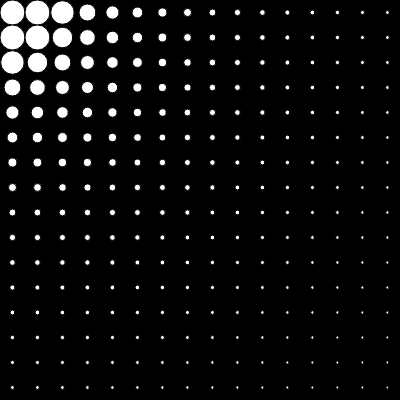
Frame 1 (no input)
Frame 60 (no input): identical to frame 1, image omitted
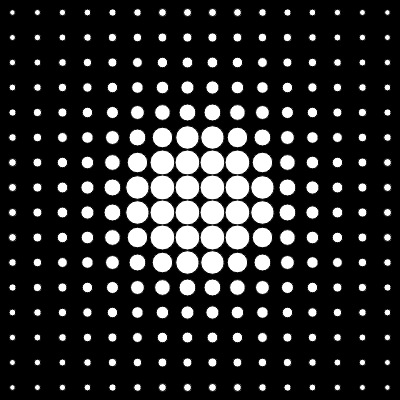
Frame 120 (the mouse pressed at the canvas centre since frame 60)

The p5.js sketch that drew these frames (run headless with seeded random() and noise() and a simulated clock; from frame 60 on, the mouse is pressed at the canvas centre):

// p5.js sketch
// ── sketch.js
var spacing = 25;

function setup() {
  createCanvas(400, 400);
  list = [];
  for (var x = spacing / 2; x < width; x += spacing) {
    for (var y = spacing / 2; y < height; y += spacing) {
      list.push(createVector(x, y))
    }
  }
}

function draw() {
  background(0);


  for (let zee of list)
    curc(zee.x, zee.y);
}

function curc(x, y) {
  var d = dist(mouseX, mouseY, x, y)
  var size = constrain(1500 / (d), 0, spacing);

  circle(x, y, size) //d/400*40+1.2)
}
